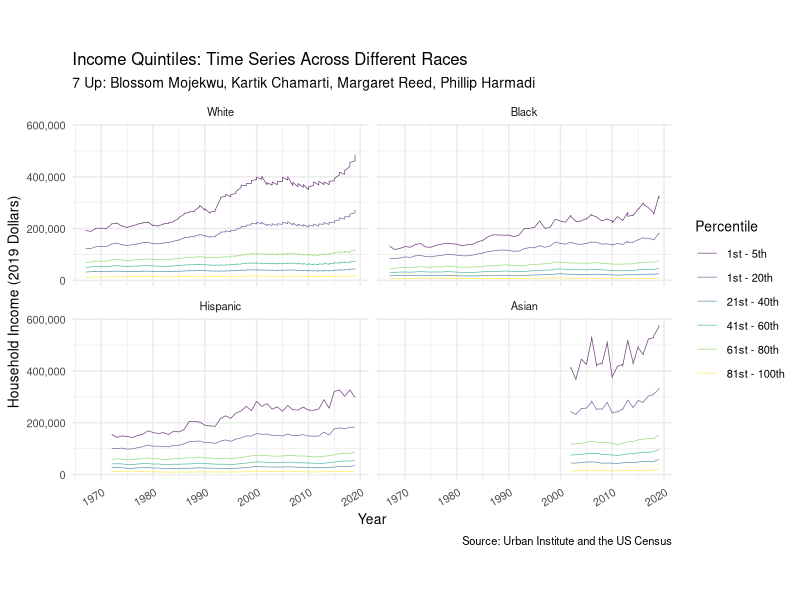
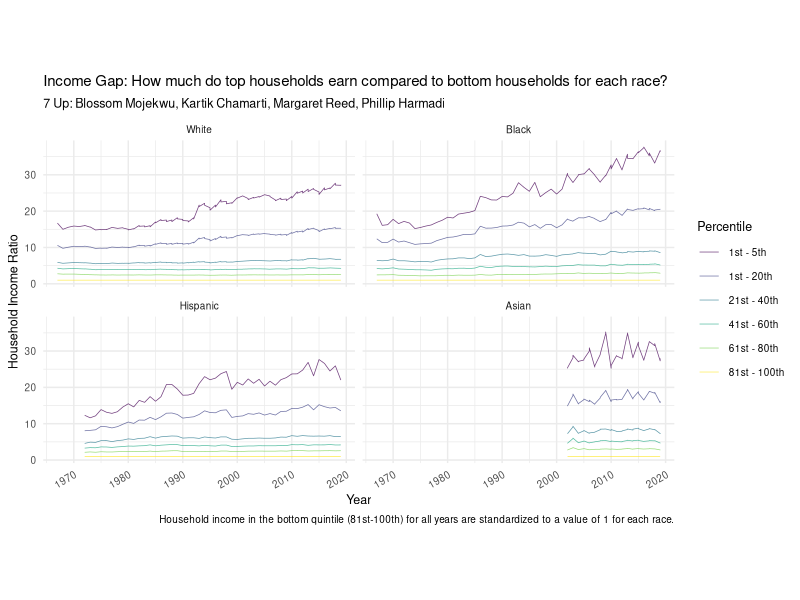
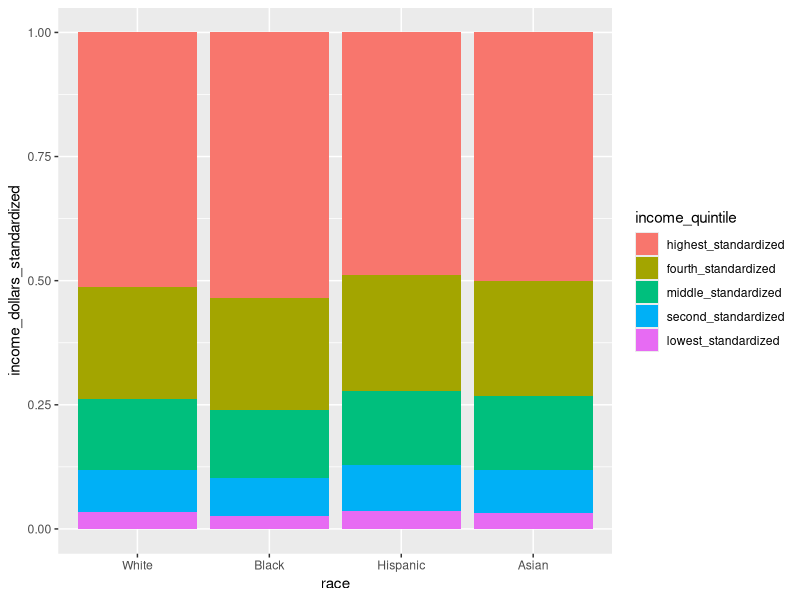
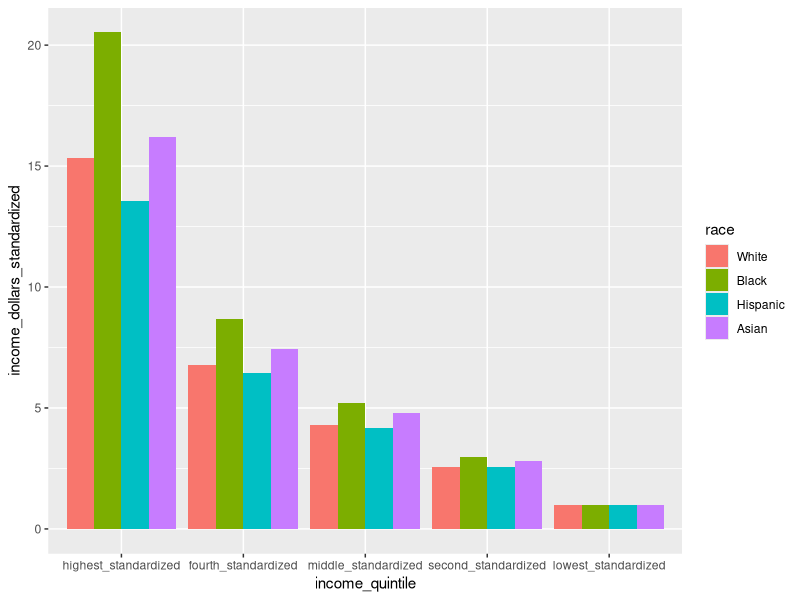
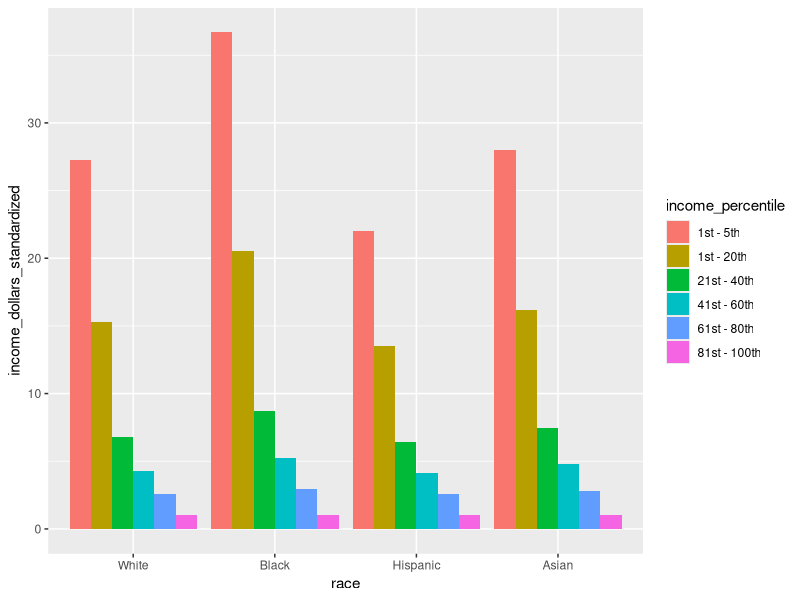

Here is the R script that generated these plots, in order:
## ---- chunk 1
knitr::opts_chunk$set(echo = TRUE)
## ---- chunk 2
library(tidyverse)
## ---- chunk 3
# tuesdata <- tidytuesdayR::tt_load('2021-02-09')
## ---- chunk 4
income_mean <- read.csv(file = "data/income_mean.csv")
## ---- chunk 5
income_mean$race <- as.character(income_mean$race)

income_mean <- income_mean %>%
  mutate(race = str_remove(race, ',?\\s(.*)'))

income_mean$race <- factor(income_mean$race,
                           levels = c("All", "White", "Black", "Hispanic",
                                      "Asian"))
## ---- chunk 6
income_mean <- income_mean %>%
  mutate(income_percentile = case_when(
      income_quintile == "Top 5%"   ~ "1st - 5th",
      income_quintile == "Highest"  ~ "1st - 20th",
      income_quintile == "Second"   ~ "21st - 40th",
      income_quintile == "Middle"   ~ "41st - 60th",
      income_quintile == "Fourth"   ~ "61st - 80th",
      income_quintile == "Lowest"   ~ "81st - 100th")) 


income_mean$income_percentile <- as.factor(income_mean$income_percentile) 

income_mean$income_percentile <- factor(income_mean$income_percentile, 
                                        levels = c("1st - 5th", "1st - 20th", 
                                                   "21st - 40th",
                                                   "41st - 60th", "61st - 80th", 
                                                   "81st - 100th"))
## ---- chunk 7
income_mean <- income_mean %>% filter(dollar_type == "2019 Dollars")

income_mean <- income_mean %>% filter(race != "All")
## ---- chunk 8
ggplot(data = income_mean,
       mapping = aes(x = year,
                     y = income_dollars,
                     colour = income_percentile)) +
  geom_line(size = 0.25, alpha = 0.75) + 
  facet_wrap(. ~ race, nrow = 2) +
  labs(
    title = "Income Quintiles: Time Series Across Different Races",
    subtitle = "7 Up: Blossom Mojekwu, Kartik Chamarti, Margaret Reed, Phillip Harmadi",
    x = "Year", 
    y = "Household Income (2019 Dollars)", 
    color = "Percentile",
    caption = "Source: Urban Institute and the US Census"
    ) +
  scale_x_continuous(breaks = scales::pretty_breaks(n = 5)) +
  scale_y_continuous(labels = scales::comma) +
  scale_colour_viridis_d() +
  theme_minimal() +
  theme(text = element_text(size = 10), 
        axis.text.x = element_text(angle = 30, hjust = 1),
        axis.text.y = element_text(angle = 0, hjust = 1)) +
  coord_fixed(ratio = 1 / 20000)
## ---- chunk 9
income_mean_wider <- income_mean %>%
  select(-c(income_percentile)) %>%
  pivot_wider(names_from = income_quintile, 
                                  values_from = c("income_dollars")) %>% unnest()
income_mean_wider <- income_mean_wider %>%
  mutate(lowest_standardized = 1,
         second_standardized = Second / Lowest,
         middle_standardized = Middle / Lowest,
         fourth_standardized = Fourth / Lowest,
         highest_standardized = Highest / Lowest,
         top_5_pct_standardized = `Top 5%` / Lowest)

income_mean_wider <- income_mean_wider %>%
  select(-c("Lowest", "Second", "Middle", "Fourth", "Highest", "Top 5%")) %>%
  filter(dollar_type == "2019 Dollars") %>%
  select(-c("dollar_type")) 
# <<<<<<< HEAD
#   mutate(race = case_when(
#       race == "All Races"   ~ "All",
#       race == "Asian Alone" ~ "Asian",
#       race == "Black Alone" ~ "Black",
#       race == "Hispanic"    ~ "Hispanic",
#       race == "White Alone" ~ "White",
#       TRUE                  ~ as.character(race))
#     ) %>%
#   filter(race == "All" | race == "Asian" | race == "Black" | 
#            race == "Hispanic" | race == "White") %>%
#   filter(race != "All") 
# 
# income_mean_wider$race <- factor(income_mean_wider$race, 
#                                  levels = c("White", "Black", "Hispanic", "Asian"))
# 
# income_mean_wider

# income_mean_wider$lowest_standardized <- as.double(income_mean_wider$lowest_standardized)
# income_mean_wider$second_standardized <- as.double(income_mean_wider$second_standardized)
# income_mean_wider$middle_standardized <- as.double(income_mean_wider$middle_standardized)
# income_mean_wider$fourth_standardized <- as.double(income_mean_wider$fourth_standardized)
# income_mean_wider$highest_standardized <- as.double(income_mean_wider$highest_standardized)
# income_mean_wider$top_5_pct_standardized <- as.double(income_mean_wider$top_5_pct_standardized)

income_mean_wider
# =======
#   mutate(
#     across(
#       .cols = ends_with("standardized"),
#       .fun = as.double
#     )
#   )
# >>>>>>> a8a30359640a17a102a5600f5ce731f4506a4b3d
## ---- chunk 10
income_mean_final <- income_mean_wider %>% 
  pivot_longer(cols = !year:race,
               names_to = "income_quintile", 
               values_to = "income_dollars")

income_mean_final <- income_mean_final %>%
  mutate(income_percentile = case_when(
      income_quintile == "top_5_pct_standardized"    ~ "1st - 5th",
      income_quintile == "highest_standardized"      ~ "1st - 20th",
      income_quintile == "fourth_standardized"       ~ "21st - 40th",
      income_quintile == "middle_standardized"       ~ "41st - 60th",
      income_quintile == "second_standardized"       ~ "61st - 80th",
      income_quintile == "lowest_standardized"       ~ "81st - 100th"),
      income_dollars_standardized = income_dollars) %>%
  select(-c("income_dollars"))

income_mean_final$income_percentile <- factor(income_mean_final$income_percentile, 
                                        levels = c("1st - 5th", "1st - 20th", 
                                                   "21st - 40th",
                                                   "41st - 60th", "61st - 80th", 
                                                   "81st - 100th"))
## ---- chunk 11
ggplot(data = income_mean_final,
       mapping = aes(x = year,
                     y = income_dollars_standardized,
                     colour = income_percentile)) +
  geom_line(size = 0.25, alpha = 0.75) + 
  facet_wrap(. ~ race, nrow = 2) +
  labs(
    title = "Income Gap: How much do top households earn compared to bottom households for each race?",
    subtitle = "7 Up: Blossom Mojekwu, Kartik Chamarti, Margaret Reed, Phillip Harmadi",
    x = "Year", y = "Household Income Ratio", 
    color = "Percentile",
    caption = "Household income in the bottom quintile (81st-100th) for all years are standardized to a value of 1 for each race."
    ) +
  scale_x_continuous(breaks = scales::pretty_breaks(n = 5)) +
  scale_y_continuous(labels = scales::comma) +
  scale_colour_viridis_d() +
  theme_minimal() +
  theme(text = element_text(size = 9), 
        axis.text.x = element_text(angle = 30, hjust = 1),
        axis.text.y = element_text(angle = 0, hjust = 1)) +
  coord_fixed(ratio = 1 / 1.5)
## ---- chunk 12
income_mean_final %>%
  mutate(income_quintile = fct_reorder(.f = income_quintile, .x = income_dollars_standardized, 
                                     .fun = mean, na.rm = FALSE, .desc = TRUE)) %>%
  filter(year == 2019) %>%
  filter(income_quintile != "top_5_pct_standardized") %>%
  ggplot(aes(fill = income_quintile, y = income_dollars_standardized, x = race)) + 
    geom_bar(position = "fill", stat = "identity")
## ---- chunk 13
income_mean_final %>%
  mutate(income_quintile = fct_reorder(.f = income_quintile, .x = income_dollars_standardized, 
                                     .fun = mean, na.rm = FALSE, .desc = TRUE)) %>%
  filter(year == 2019) %>%
  filter(income_quintile != "top_5_pct_standardized") %>%
  ggplot(aes(x = income_quintile, y = income_dollars_standardized, fill = race)) + 
  geom_bar(stat = "identity", position = position_dodge())
## ---- chunk 14
income_mean_final %>%
  mutate(income_quintile = fct_reorder(.f = income_percentile, .x = income_dollars_standardized, 
                                     .fun = mean, na.rm = FALSE, .desc = TRUE)) %>%
  filter(year == 2019) %>%
  filter(income_quintile != "top_5_pct_standardized") %>%
  ggplot(aes(fill = income_percentile, y = income_dollars_standardized, x = race)) + 
  geom_bar(stat = "identity", position = position_dodge())
